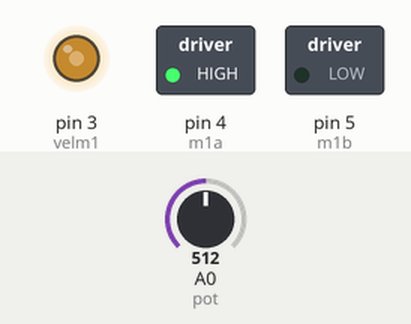
A sketch run on a simulated Arduino Uno, built with avr-gcc and run on an emulated ATmega328P. Parts: switched loads named in the sketch (green lamp = pin HIGH), output pins drawn as LEDs (lit = HIGH). The inputs (shaded band) are chosen by the test bench; at power-on: A0 (pot) = 512.

Above: at 1.2 s.
1.3 s: A0 (pot) set to 716
At 1.7 s:
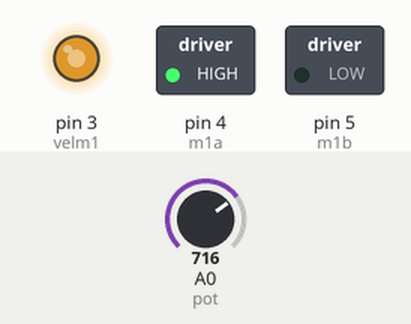
2.8 s: A0 (pot) set to 900
At 4.0 s:
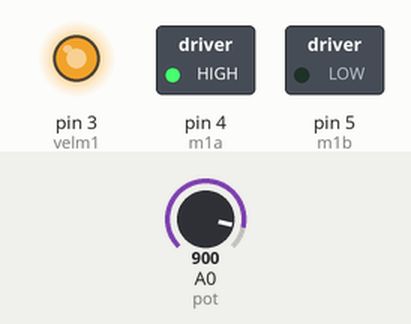
4.3 s: A0 (pot) set to 122
At 5.2 s:
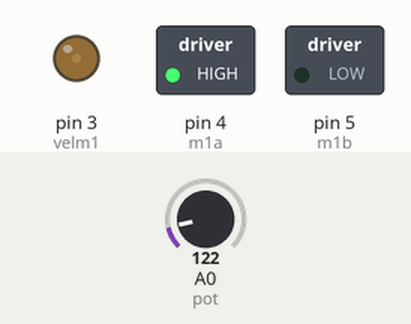
5.8 s: A0 (pot) set to 0
At 6.3 s:
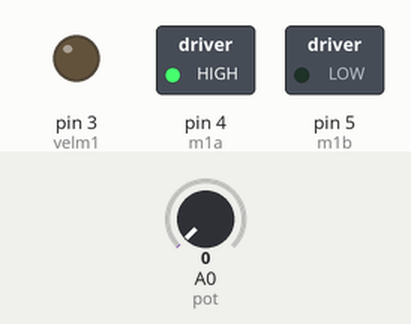
7.3 s: A0 (pot) set to 511
At 8.7 s:
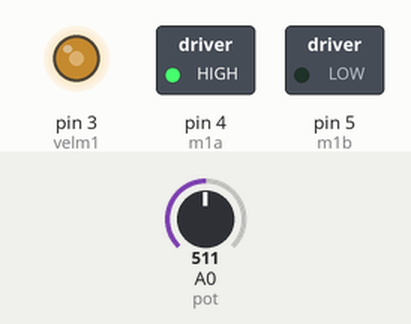
Timing chart, 0 to 9.8 s (numbered marks = the images above; inputs shaded):
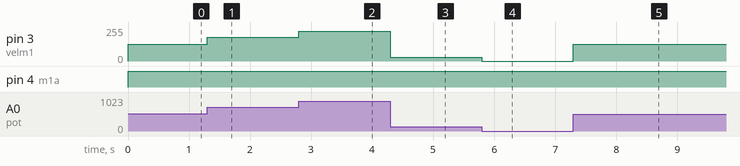

Measured:
- after the input at 1.3 s, pin 3 (velm1): 127/255 → 178/255 at once
- after the input at 2.8 s, pin 3 (velm1): 178/255 → 224/255 at once
- after the input at 4.3 s, pin 3 (velm1): 224/255 → 30/255 at once
- after the input at 5.8 s, pin 3 (velm1): 30/255 → 0/255 at once
- after the input at 7.3 s, pin 3 (velm1): 0/255 → 127/255 at once

The sketch:

aula22parte3-L298N.ino
```cpp
//Controlando a velocidade do motor

#  define velm1 3
# define  m1a 4
# define m1b 5
#define pot A0

 int leitura;
  int tmp=10000;

void setup(){
  pinMode(velm1,OUTPUT);
    pinMode(m1a,OUTPUT);
    pinMode(m1b,OUTPUT);
    pinMode(pot,INPUT);


    analogWrite(velm1,0);
    digitalWrite(m1a,LOW);
    digitalWrite(m1b,LOW);


}

void loop(){

      leitura=map(analogRead(pot),0,1023,0,255);
      analogWrite(velm1,leitura);
      digitalWrite(m1a,HIGH);
      digitalWrite(m1b,LOW);


}
```
